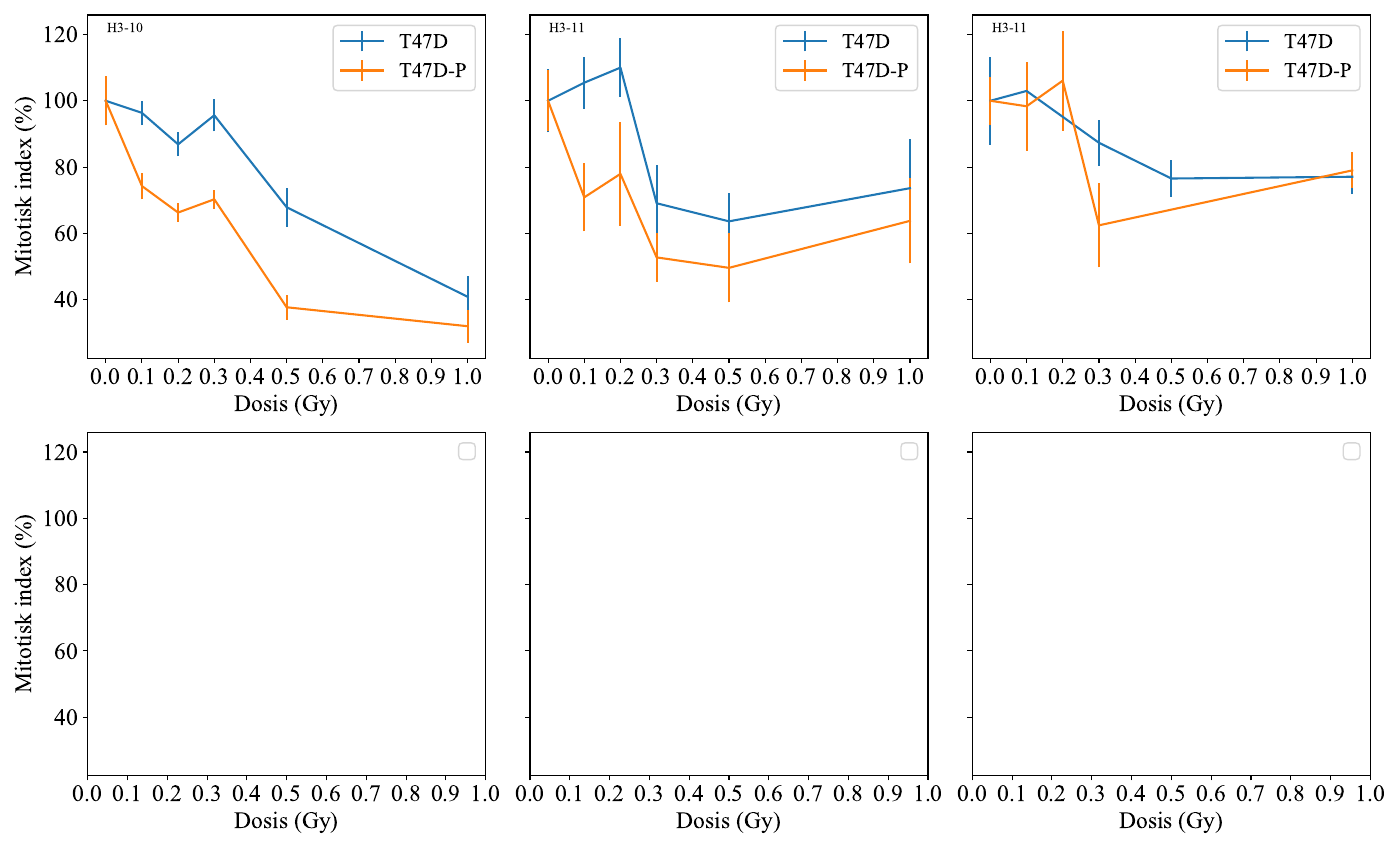

Write Python code to recreate this figure.
import numpy as np
import matplotlib.pyplot as plt
import matplotlib as mpl

mpl.rcParams['mathtext.fontset'] = 'cm'
mpl.rcParams['mathtext.rm'] = 'cm'
mpl.rcParams['font.sans-serif'] = 'Times New Roman'
mpl.rcParams['font.family'] = 'Times New Roman'

#antal forsøg
N = 3

D = np.array([0, 0.1, 0.2, 0.3, 0.5, 1.0])
d19h = np.array([0, 0.1, 0.3, 0.5, 1.0])
d19p = np.array([0, 0.1, 0.2, 0.3, 1.0])


h100 = np.array([2.8, 3.0, 2.7, 2.6, 2.6])
h101 = np.array([2.8, 2.7, 2.6, 2.6, 2.5])
h102 = np.array([2.5, 2.4, 2.4, 2.4, 2.2])
h103 = np.array([2.8, 2.7, 2.6, 2.6, 2.4])
h105 = np.array([1.9, 2.1, 1.9, 1.8, 1.6])
h10x = np.array([1.2, 1.4, 1.1, 1.0, 0.9])
p100 = np.array([3.8, 3.7, 3.1, 3.6, 3.3])
p101 = np.array([2.4, 2.5, 2.7, 2.6, 2.8])
p102 = np.array([2.5, 2.2, 2.3, 2.3, 2.3])
p103 = np.array([2.5, 2.6, 2.3, 2.4, 2.5])
p105 = np.array([1.4, 1.3, 1.1, 1.3, 1.5])
p10x = np.array([2.0, 1.9, 1.9, 1.8, 1.4])


h110 = np.array([2.5, 2.4, 2.0, 2.0, 2.1])
h111 = np.array([2.4, 2.6, 2.1, 2.2, 2.3])
h112 = np.array([2.7, 2.5, 2.4, 2.4, 2.1])
h113 = np.array([1.9, 1.7, 1.5, 1.2, 1.3])
h115 = np.array([1.6, 1.6, 1.4, 1.1, 1.3])
h11x = np.array([2.0, 1.5, 2.0, 1.4, 1.2])
p110 = np.array([2.8, 2.8, 2.4, 2.2, 2.5])
p111 = np.array([1.9, 2.0, 2.0, 1.3, 1.8])
p112 = np.array([2.6, 1.7, 1.7, 1.6, 2.3])
p113 = np.array([1.3, 1.7, 1.3, 1.2, 1.2])
p115 = np.array([1.3, 1.7, 1.3, 0.9, 1.1])
p11x = np.array([0.9, 1.0, 0.7, 0.5, 1.1])


h190a = np.array([3.9, 4.1, 4.7, 3.7, 4.0])
h190b = np.array([3.0, 3.2, 3.1, 3.8, 3.6])
h191 = np.array([3.7, 3.8, 3.8, 3.6, 4.2])
h193 = np.array([3.2, 3.7, 3.3, 3.0, 3.0])
h195 = np.array([2.7, 3.2, 2.6, 2.9, 2.8])
h19x = np.array([3.2, 2.8, 2.6, 2.9, 2.8])
p190a = np.array([3.5, 3.7, 3.2, 3.3, 3.9])
p190b = np.array([3.6, 3.7, 3.4, 3.8, 4.1])
p191 = np.array([3.4, 4.5, 3.1, 3.3, 3.5])
p192 = np.array([3.8, 4.8, 3.1, 3.7, 3.8])
p193 = np.array([1.7, 2.0, 2.0, 2.7, 2.9])
p19x = np.array([2.1, 2.8, 2.0, 2.0, 2.2])


### Skaleringsfaktor til mitotisk indeks
h10k = np.mean(h100)/100
p10k = np.mean(p100)/100

h11k = np.mean(h110)/100
p11k = np.mean(p110)/100

h19k = np.mean(np.array([h190a,h190b]))/100
p19k = np.mean(np.array([p190a,p190b]))/100

### Mitotisk indeks og standardafvig i gating
### Standardafvig er skaleret med samme konstant som mitotisk indeks
### dvs. gennemsnit af kontrolprøvens mitotiske indeks
h100m = np.mean(h100)/h10k
h101m = np.mean(h101)/h10k
h102m = np.mean(h102)/h10k
h103m = np.mean(h103)/h10k
h105m = np.mean(h105)/h10k
h10xm = np.mean(h10x)/h10k
p100m = np.mean(p100)/p10k
p101m = np.mean(p101)/p10k
p102m = np.mean(p102)/p10k
p103m = np.mean(p103)/p10k
p105m = np.mean(p105)/p10k
p10xm = np.mean(h10x)/p10k

h100s = np.std(h100)/h10k
h101s = np.std(h101)/h10k
h102s = np.std(h102)/h10k
h103s = np.std(h103)/h10k
h105s = np.std(h105)/h10k
h10xs = np.std(h10x)/h10k
p100s = np.std(p100)/p10k
p101s = np.std(p101)/p10k
p102s = np.std(p102)/p10k
p103s = np.std(p103)/p10k
p105s = np.std(p105)/p10k
p10xs = np.std(h10x)/p10k


h110m = np.mean(h110)/h11k
h111m = np.mean(h111)/h11k
h112m = np.mean(h112)/h11k
h113m = np.mean(h113)/h11k
h115m = np.mean(h115)/h11k
h11xm = np.mean(h11x)/h11k
p110m = np.mean(p110)/p11k
p111m = np.mean(p111)/p11k
p112m = np.mean(p112)/p11k
p113m = np.mean(p113)/p11k
p115m = np.mean(p115)/p11k
p11xm = np.mean(h11x)/p11k

h110s = np.std(h110)/h11k
h111s = np.std(h111)/h11k
h112s = np.std(h112)/h11k
h113s = np.std(h113)/h11k
h115s = np.std(h115)/h11k
h11xs = np.std(h11x)/h11k
p110s = np.std(p110)/p11k
p111s = np.std(p111)/p11k
p112s = np.std(p112)/p11k
p113s = np.std(p113)/p11k
p115s = np.std(p115)/p11k
p11xs = np.std(h11x)/p11k

h190m = np.mean(np.array([h190a,h190b]))/h19k
h191m = np.mean(h191)/h19k
h193m = np.mean(h193)/h19k
h195m = np.mean(h195)/h19k
h19xm = np.mean(h19x)/h19k
p190m = np.mean(np.array([p190a,p190b]))/p19k
p191m = np.mean(p191)/p19k
p192m = np.mean(p192)/p19k
p193m = np.mean(p193)/p19k
p19xm = np.mean(h19x)/p19k

h190s = np.std(np.array([h190a,h190b]))/h19k
h191s = np.std(h191)/h19k
h193s = np.std(h193)/h19k
h195s = np.std(h195)/h19k
h19xs = np.std(h19x)/h19k
p190s = np.std(np.array([p190a,p190b]))/p19k
p191s = np.std(p191)/p19k
p192s = np.std(p192)/p19k
p193s = np.std(p193)/p19k
p19xs = np.std(h19x)/p19k



h10m = np.array([h100m, h101m, h102m, h103m, h105m, h10xm])
p10m = np.array([p100m, p101m, p102m, p103m, p105m, p10xm])
h10s = np.array([h100s, h101s, h102s, h103s, h105s, h10xs])
p10s = np.array([p100s, p101s, p102s, p103s, p105s, p10xs])

h11m = np.array([h110m, h111m, h112m, h113m, h115m, h11xm])
p11m = np.array([p110m, p111m, p112m, p113m, p115m, p11xm])
h11s = np.array([h110s, h111s, h112s, h113s, h115s, h11xs])
p11s = np.array([p110s, p111s, p112s, p113s, p115s, p11xs])

h19m = np.array([h190m, h191m,        h193m, h195m, h19xm])
p19m = np.array([p190m, p191m, p192m, p193m,        p19xm])
h19s = np.array([h190s, h191s,        h193s, h195s, h19xs])
p19s = np.array([p190s, p191s, p192s, p193s,        p19xs])

h0 = np.array([h100m, h110m, h190m])
h1 = np.array([h101m, h111m, h191m])
h2 = np.array([h102m, h112m])
h3 = np.array([h103m, h113m, h193m])
h5 = np.array([h105m, h115m, h195m])
hx = np.array([h10xm, h11xm, h19xm])
p0 = np.array([p100m, h110m, p190m])
p1 = np.array([p101m, h111m, p191m])
p2 = np.array([p102m, h112m, p192m])
p3 = np.array([p103m, h113m, p193m])
p5 = np.array([p105m, h115m])
px = np.array([p10xm, h11xm, p19xm])

h0m = np.mean(h0)
h1m = np.mean(h1)
h2m = np.mean(h2)
h3m = np.mean(h3)
h5m = np.mean(h5)
hxm = np.mean(hx)
p0m = np.mean(p0)
p1m = np.mean(p1)
p2m = np.mean(p2)
p3m = np.mean(p3)
p5m = np.mean(p5)
pxm = np.mean(px)

h0s = np.std(h0)/np.sqrt(len(h0))
h1s = np.std(h1)/np.sqrt(len(h1))
h2s = np.std(h2)/np.sqrt(len(h2))
h3s = np.std(h3)/np.sqrt(len(h3))
h5s = np.std(h5)/np.sqrt(len(h5))
hxs = np.std(hx)/np.sqrt(len(hx))
p0s = np.std(p0)/np.sqrt(len(p0))
p1s = np.std(p1)/np.sqrt(len(p1))
p2s = np.std(p2)/np.sqrt(len(p2))
p3s = np.std(p3)/np.sqrt(len(p3))
p5s = np.std(p5)/np.sqrt(len(p5))
pxs = np.std(px)/np.sqrt(len(px))

havg = np.array([h0m, h1m, h2m, h3m, h5m, hxm])
pavg = np.array([p0m, p1m, p2m, p3m, p5m, pxm])
hstd = np.array([h0s, h1s, h2s, h3s, h5s, hxs])
pstd = np.array([p0s, p1s, p2s, p3s, p5s, pxs])




### Første måling i hver kohorte i forhold til gennemsnittet af kohorten
# plt.plot(h190[:5]/np.mean(h190[:5]))
# plt.plot(h190[5:]/np.mean(h190[5:]))
# plt.plot(h191/np.mean(h191))
# plt.plot(h193/np.mean(h193))
# plt.plot(h195/np.mean(h195))
# plt.plot(h19x/np.mean(h19x))
# plt.plot(p190[:5]/np.mean(p190[:5]))
# plt.plot(p190[5:]/np.mean(p190[5:]))
# plt.plot(p191/np.mean(p191))
# plt.plot(p193/np.mean(p193))
# plt.plot(p192/np.mean(p192))
# plt.plot(p19x/np.mean(p19x))
#
# plt.plot(h110/np.mean(h110))
# plt.plot(h111/np.mean(h111))
# plt.plot(h112/np.mean(h112))
# plt.plot(h113/np.mean(h113))
# plt.plot(h115/np.mean(h115))
# plt.plot(h11x/np.mean(h11x))
# plt.plot(p110/np.mean(p110))
# plt.plot(p111/np.mean(p111))
# plt.plot(p112/np.mean(p112))
# plt.plot(p113/np.mean(p113))
# plt.plot(p115/np.mean(p115))
# plt.plot(p11x/np.mean(p11x))
#
# plt.plot(h100/np.mean(h100))
# plt.plot(h101/np.mean(h101))
# plt.plot(h102/np.mean(h102))
# plt.plot(h103/np.mean(h103))
# plt.plot(h105/np.mean(h105))
# plt.plot(h10x/np.mean(h10x))
# plt.plot(p100/np.mean(p100))
# plt.plot(p101/np.mean(p101))
# plt.plot(p102/np.mean(p102))
# plt.plot(p103/np.mean(p103))
# plt.plot(p105/np.mean(p105))
# plt.plot(p10x/np.mean(p10x))

filename = "flowcytdata.txt"
data = np.loadtxt(filename)
### alle førstemålinger norm. på gnsn af egen kohorte
# a er alle førstemålinger
M = data
a = M[0:,0]#/np.mean(M[0:,0])
b = M[0:,1]
c = M[0:,2]
d = M[0:,3]
e = M[0:,4]




# x er målingerne i første plot
x = M[0,0:]

an = np.zeros_like(a)
print(an)

norm = np.zeros(M.shape[0])
print("M.shape[0] = ", M.shape[0])
print("M.shape[1] = ", M.shape[1])
for i in range(M.shape[0]):
    koh = np.zeros(M.shape[1])
    for j in range(M.shape[1]):
        koh[j] = M[i,j]
        # a[i] = a[i]/koh
    print(koh)
# print (an)


print()
print("a= ", a)
print()
print("x =", x)
print()
plt.plot(a,"ro")
# plt.axhline(y=np.mean(a/np.mean(x)))
# plt.show()



fig, ax = plt.subplots(2,3, figsize=(14,8.5),sharey="all")
ax[0,0].errorbar(D, h10m, yerr=h10s,  label="T47D")
ax[0,0].errorbar(D, p10m, yerr=p10s,  label="T47D-P")
ax[0,0].text(0.05, 0.95, "H3-10 ", transform=ax[0,0].transAxes)
ax[0,1].errorbar(D, h11m, yerr=h11s,  label="T47D")
ax[0,1].errorbar(D, p11m, yerr=p11s,  label="T47D-P")
ax[0,1].text(0.05, 0.95, "H3-11 ", transform=ax[0,1].transAxes)
ax[0,2].errorbar(d19h, h19m, yerr=h19s,  label="T47D")
ax[0,2].errorbar(d19p, p19m, yerr=p19s,  label="T47D-P")
ax[0,2].text(0.05, 0.95, "H3-11 ", transform=ax[0,2].transAxes)

FS = 17

for i in range(2):
    for j in range(3):
        ax[i,j].legend(fontsize=FS-2)
        ax[i,j].set_xticks([0, 0.1, 0.2, 0.3, 0.4, 0.5, 0.6, 0.7, 0.8, 0.9, 1.0])
        ax[i,j].set_xlabel("Dosis (Gy)",fontsize=FS)
        ax[i,j].tick_params(axis='both', which='major', labelsize=FS)
        ax[i,0].set_ylabel("Mitotisk index (%)",fontsize=FS)
plt.tight_layout()
plt.savefig("mitoticindex.pdf")
# plt.show()

plt.errorbar(D, havg, yerr=hstd, uplims=True, lolims=True, label="T47D")
plt.errorbar(D, pavg, yerr=pstd, uplims=True, lolims=True, label="T47D-P")
plt.xlabel("Dosis (Gy)",fontsize=FS)
plt.ylabel("Mitotisk indeks (%)",fontsize=FS)
plt.xticks([0, 0.1, 0.2, 0.3, 0.4, 0.5, 0.6, 0.7, 0.8, 0.9, 1.0])
plt.tick_params(axis='both', which='major', labelsize=FS)
plt.legend(fontsize=FS-2)
plt.tight_layout()
plt.savefig("mitoticindex_all.pdf")
# plt.show()
